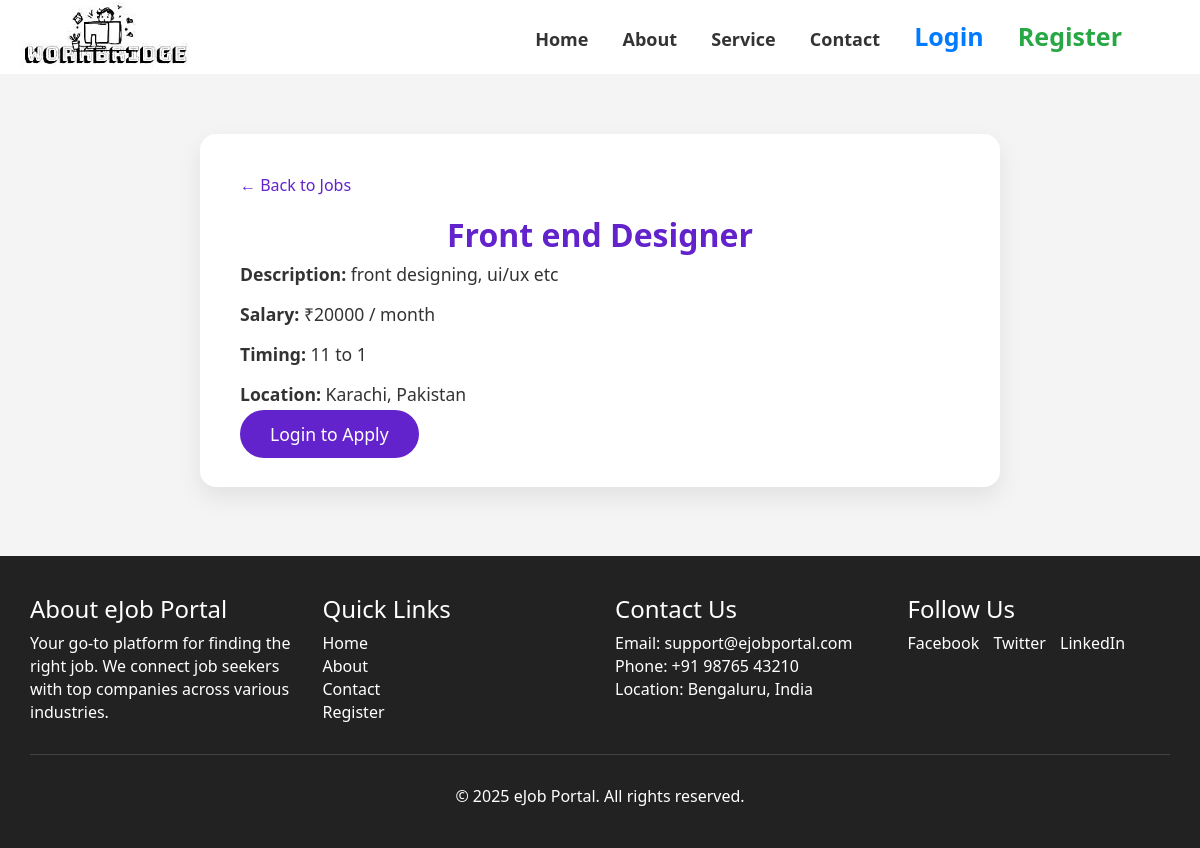
Screenshot of /single.php?jobid=1 with the database file from the repository.
### tables this page shows
CREATE TABLE `jobs` (
  `jobid` int(11) NOT NULL,
  `title` varchar(50) NOT NULL,
  `catid` int(11) NOT NULL,
  `description` varchar(50) NOT NULL,
  `salary` varchar(50) NOT NULL,
  `timing` varchar(50) NOT NULL,
  `location` varchar(50) NOT NULL,
  `empid` int(11) NOT NULL
);

### single.php (the view, shortened to what this page needs)
<!DOCTYPE html>
<html lang="en">
<head>
    <?php
    include('dbconnect.php');
    include('header_link.php');
    ?>
</head>
<?php
$jobid = $_GET['jobid'];
$sql = "SELECT * FROM jobs WHERE jobid = '$jobid'";
$rs = mysqli_query($con, $sql);
$data = mysqli_fetch_assoc($rs);
?>
<body>
<?php include('header.php'); ?>
<div class="container9" style="
    display: flex;
    justify-content: center;
">
    <div class="job-card col-md-8 mx-auto">
        <a href="index.php" class="back-link">&larr; Back to Jobs</a>
        <h2 class="job-title mb-4" style="
    text-align: center;
"><?= $data['title'] ?></h2>
        <p class="job-detail"><strong>Description:</strong> <?= $data['description'] ?></p>
        <p class="job-detail"><strong>Salary:</strong> ₹<?= $data['salary'] ?> / month</p>
        <p class="job-detail"><strong>Timing:</strong> <?= $data['timing'] ?></p>
        <p class="job-detail"><strong>Location:</strong> <?= $data['location'] ?></p>
        <?php
        if (isset($_SESSION['type']) && $_SESSION['type'] == 2) {
            echo "<a href='apply.php?jobid=$jobid' class='apply-btn'>Apply Now</a>";
        } else {
            echo '<a href="login.php" class="apply-btn">Login to Apply</a>';
        }
        ?>
    </div>
</div>
<br><br><br>
<?php include('footer.php'); ?>
</body>
</html>

### css/style.css (style rules this page uses)
h4, h5, h6, h1, h2, h3 { margin-top: 0; }
p { margin: 0; }
html, body { font-family: 'Roboto', sans-serif; font-size: 100%; background:#fff; }
body a { transition:0.5s all; -webkit-transition:0.5s all; -moz-transition:0.5s all; -o-transition:0.5s all; -ms-transition:0.5s all; }
.headings h1, h2,h3,h4,h5,h6 { font-weight:400; }

### single.php (style rules this page uses)
body { background-color: #f4f4f4; font-family: 'Segoe UI', sans-serif; }
.job-card { background: #fff; border-radius: 16px; padding: 40px; box-shadow: 0 10px 25px rgba(0, 0, 0, 0.08); margin-top: 60px; }
.job-title { font-size: 2rem; font-weight: 700; color: #6222cc; }
.job-detail { font-size: 1.1rem; margin-bottom: 15px; color: #333; }
.apply-btn { background-color: #6222cc; color: #fff; padding: 12px 30px; border-radius: 25px; font-size: 1.1rem; border: none; transition: background-color 0.3s ease; }
.back-link { display: inline-block; margin-bottom: 20px; color: #6222cc; text-decoration: none; font-weight: 500; }

### rows the page displays
jobs: title "Front end Designer", description "front designing, ui/ux etc", salary "20000", timing "11 to 1", location "Karachi, Pakistan"
